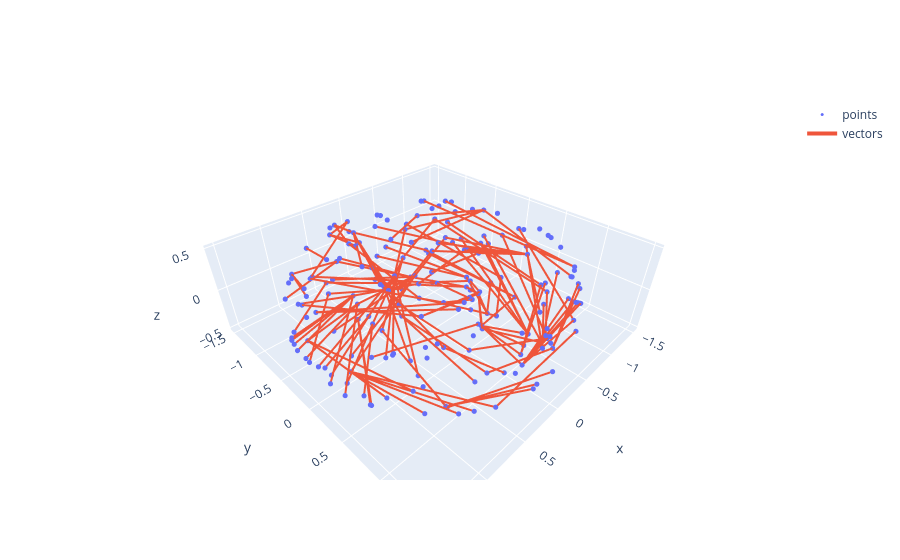

The cell this chart's notebook holds for it:
### Code cell
plot_vectorfield_3d(data, 5, 5, 1e+0)

### Figure 1 — Plotly figure (JSON) as saved in the notebook; plotly's stock layout.template omitted (floating-point values rounded to 4 significant figures; data arrays with more than 128 entries replaced by an {"elided": "..."} marker saying what was removed)
{"data": [{"marker": {"size": 3}, "mode": "markers", "name": "points", "type": "scatter3d", "x": {"elided": "200 float values"}, "y": {"elided": "200 float values"}, "z": {"elided": "200 float values"}}, {"line": {"width": 4}, "mode": "lines", "name": "vectors", "type": "scatter3d", "x": {"elided": "600 float values"}, "y": {"elided": "600 float values"}, "z": {"elided": "600 float values"}}], "layout": {}}
